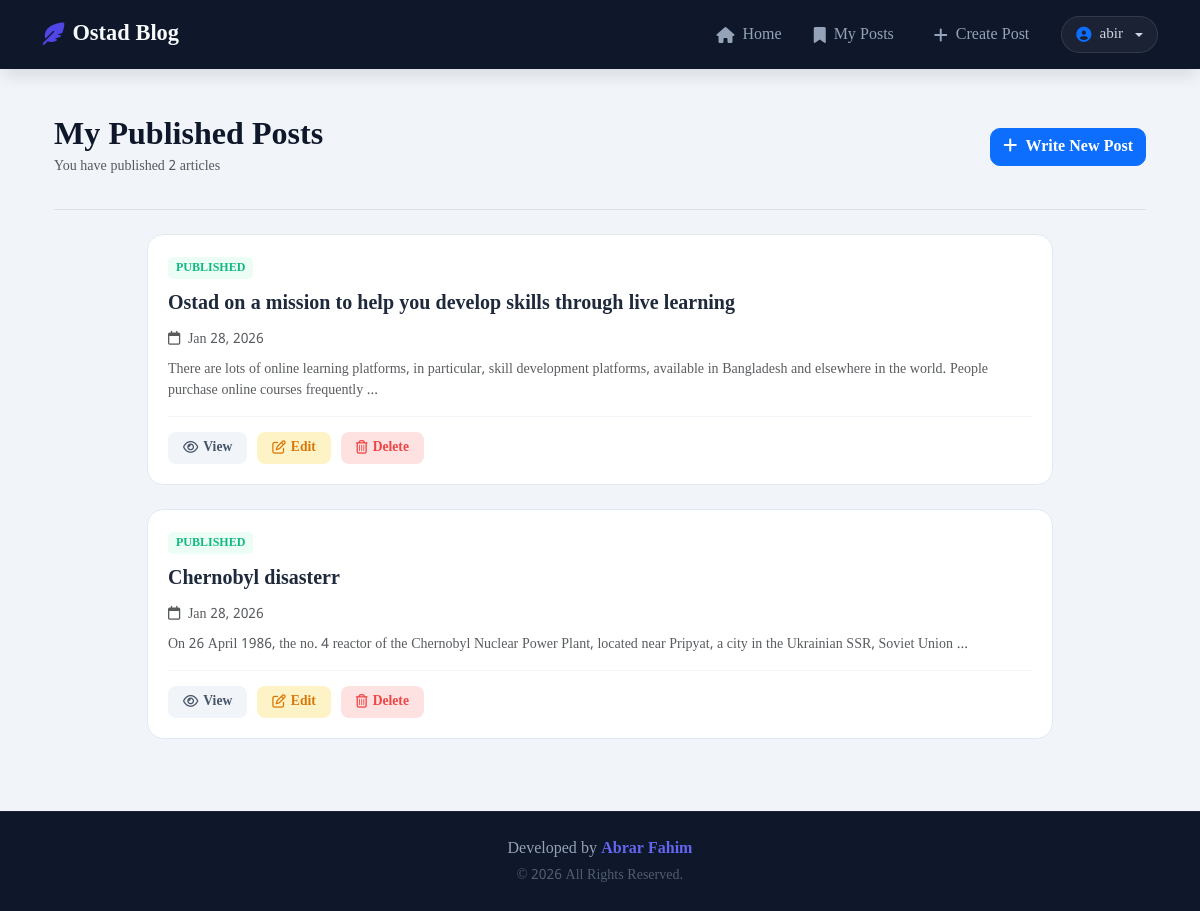
/my-posts/ (signed in), run on the app's committed database.
### posts/models.py (models this page shows, shortened)
class Post(models.Model):
    VISIBILITY_CHOICES = [
        ('private', 'Only Me'),
        ('specific', 'Specific Users'),
        ('public', 'Everyone'),
    ]
    title = models.CharField(max_length=200)
    content = models.TextField()
    author = models.ForeignKey(User, on_delete=models.CASCADE)
    created_at = models.DateTimeField(auto_now_add=True)
    updated_at = models.DateTimeField(auto_now=True)
    visibility = models.CharField(max_length=20, choices=VISIBILITY_CHOICES, default='public')
    allowed_users = models.ManyToManyField(User, related_name='shared_posts', blank=True)

### posts/views.py (the view)
# urls.py: path('my-posts/', views.my_posts, name='my_posts'),
@login_required
def my_posts(request):
    user_posts = Post.objects.filter(author=request.user).order_by('-created_at')
    return render(request, 'posts/my_posts.html', {'posts': user_posts})

### templates/posts/my_posts.html (shortened to what this page needs)
{% extends 'base.html' %}
{% block content %}
<link rel="stylesheet" href="https://cdnjs.cloudflare.com/ajax/libs/animate.css/4.1.1/animate.min.css"/>
<div class="container animate__animated animate__fadeIn">
    <div class="dashboard-header">
        <div>
            <h2 class="dashboard-title">My Published Posts</h2>
            <p class="text-muted small mb-0">You have published {{ posts|length }} articles</p>
        </div>
        <a href="{% url 'post_create' %}" class="btn btn-primary" style="border-radius: 10px; font-weight: 600;">
            <i class="fa-solid fa-plus me-1"></i> Write New Post
        </a>
    </div>
    <hr class="mb-4" style="opacity: 0.1;">
    <div class="row">
        <div class="col-lg-10 mx-auto">
            {% if posts %}
                {% for post in posts %}
                    <div class="manage-post-card animate__animated animate__fadeInUp" style="animation-delay: {{ forloop.counter0|add:1 }}00ms;">
                        <div class="d-flex justify-content-between align-items-start">
                            <div>
                                <span class="post-status">Published</span>
                                <a href="{% url 'post_detail' post.pk %}" class="manage-post-title d-block">
                                    {{ post.title }}
                                </a>
                                <span class="text-muted small">
                                    <i class="fa-regular fa-calendar me-1"></i> {{ post.created_at|date:"M d, Y" }}
                                </span>
                            </div>
                        </div>
                        <p class="text-muted small mt-2 mb-0">
                            {{ post.content|truncatewords:25 }}
                        </p>
                        <div class="action-group">
                            <a href="{% url 'post_detail' post.pk %}" class="btn-action btn-view">
                                <i class="fa-regular fa-eye"></i> View
                            </a>
                            <a href="{% url 'post_edit' post.pk %}" class="btn-action btn-edit">
                                <i class="fa-regular fa-pen-to-square"></i> Edit
                            </a>
                            <button type="button" class="btn-action btn-delete delete-btn" data-id="{{ post.pk }}">
                            <i class="fa-regular fa-trash-can"></i> Delete
                            </button>
                        </div>
                    </div>
                {% endfor %}
            {% endif %}
        </div>
    </div>
</div>
{% endblock %}

### templates/base.html (shortened to what this page needs)
<!doctype html>
<html lang="en">
  <head>
    <link href="https://cdn.jsdelivr.net/npm/bootstrap@5.3.0/dist/css/bootstrap.min.css" rel="stylesheet" />
    <link rel="stylesheet" href="https://cdnjs.cloudflare.com/ajax/libs/font-awesome/6.4.0/css/all.min.css" />
  </head>
  <body>
    <div class="content-wrapper">
      <nav class="navbar navbar-expand-lg navbar-dark sticky-top">
        <div class="container">
          <a class="navbar-brand" href="{% url 'home' %}">
            <i class="fa-solid fa-feather-pointed me-2"></i>Ostad Blog
          </a>
          <div class="collapse navbar-collapse" id="navbarNav">
            <ul class="navbar-nav ms-auto align-items-center">
              <li class="nav-item">
                <a class="nav-link" href="{% url 'home' %}"><i class="fa-solid fa-house"></i> Home</a>
              </li>
              {% if user.is_authenticated %}
                <li class="nav-item">
                  <a class="nav-link" href="{% url 'my_posts' %}"><i class="fa-solid fa-bookmark"></i> My Posts</a>
                </li>
                <li class="nav-item">
                  <a class="nav-link btn-create ms-lg-2" href="{% url 'post_create' %}"><i class="fa-solid fa-plus"></i> Create Post</a>
                </li>
                <li class="nav-item ms-lg-3">
                  <div class="dropdown">
                    <span class="user-info d-flex align-items-center gap-2 dropdown-toggle" data-bs-toggle="dropdown" aria-expanded="false">
                      <i class="fa-solid fa-circle-user text-primary"></i> {{ user.username }}
                    </span>
                  </div>
                </li>
              {% endif %}
            </ul>
          </div>
        </div>
      </nav>
      <main class="container py-5">
        {% block content %} {% endblock %}
      </main>
    </div>
    <footer class="simple-footer">
      <div class="container">
        <div class="mb-1">
          Developed by
          <a href="http://www.abrarfahim.xyz" target="_blank" class="my-portfolio-link">Abrar Fahim</a>
        </div>
        <div class="small opacity-50">
          &copy; <span id="year"></span> All Rights Reserved.
        </div>
      </div>
    </footer>
  </body>
</html>

### templates/base.html (style rules this page uses)
:root { --primary-color: #4f46e5; --primary-hover: #4338ca; --dark-bg: #0f172a; --text-light: #f8fafc; --danger-color: #ef4444; }
html, body { height: 100%; margin: 0; }
body { display: flex; flex-direction: column; min-height: 100vh; font-family: "Noto Sans Bengali", "Times New Roman", "Inter", sans-serif; background-color: #f1f5f9; color: #1e293b; }
.content-wrapper { flex: 1 0 auto; display: flex; flex-direction: column; }
main.container { flex: 1; }
.navbar { background-color: var(--dark-bg) !important; padding: 0.8rem 0; box-shadow: 0 10px 15px -3px rgba(0, 0, 0, 0.1); }
.navbar-brand { font-weight: 700; font-size: 1.4rem; color: var(--text-light) !important; display: flex; align-items: center; }
.navbar-brand i { color: var(--primary-color); }
.nav-link { color: #94a3b8 !important; font-weight: 500; padding: 0.5rem 1rem !important; transition: 0.3s; display: flex; align-items: center; gap: 8px; }
.user-info { color: #cbd5e1; font-size: 0.95rem; background: rgba(255, 255, 255, 0.05); padding: 6px 14px; border-radius: 50px; border: 1px solid rgba(255, 255, 255, 0.1); cursor: pointer; transition: all 0.3s ease; position: relative; }
.simple-footer { flex-shrink: 0; background: var(--dark-bg); padding: 25px 0; border-top: 1px solid rgba(255, 255, 255, 0.05); text-align: center; color: #94a3b8; }
.my-portfolio-link { color: #6366f1; text-decoration: none; font-weight: 700; transition: 0.3s; border-bottom: 2px solid transparent; }

### templates/posts/my_posts.html (style rules this page uses)
.dashboard-header { margin-bottom: 2rem; display: flex; justify-content: space-between; align-items: center; flex-wrap: wrap; gap: 15px; }
.dashboard-title { font-weight: 800; color: #0f172a; margin: 0; }
.manage-post-card { background: white; border: 1px solid #e2e8f0; border-radius: 1rem; padding: 1.25rem; transition: 0.3s; margin-bottom: 1.5rem; display: flex; flex-direction: column; }
.post-status { font-size: 0.75rem; font-weight: 700; text-transform: uppercase; color: #10b981; background: #ecfdf5; padding: 2px 8px; border-radius: 5px; display: inline-block; margin-bottom: 10px; }
.manage-post-title { font-size: 1.25rem; font-weight: 700; color: #1e293b; margin-bottom: 8px; text-decoration: none; }
.action-group { display: flex; gap: 10px; margin-top: 15px; padding-top: 15px; border-top: 1px solid #f1f5f9; }
.btn-action { padding: 6px 15px; border-radius: 8px; font-size: 0.85rem; font-weight: 600; text-decoration: none; display: flex; align-items: center; gap: 5px; transition: 0.3s; }
.btn-view { background: #f1f5f9; color: #475569; }
.btn-edit { background: #fef3c7; color: #d97706; }
.btn-delete { background: #fee2e2; color: #ef4444; border: none; }

### data on the page
Post: title "Ostad on a mission to help you develop skills through live learning", created_at "Jan 28, 2026", content "There are lots of online learning platforms, in particular, skill development platforms, available in Bangladesh and elsewhere in the world. People purchase online courses frequently …"
Post: title "Chernobyl disasterr", created_at "Jan 28, 2026", content "On 26 April 1986, the no. 4 reactor of the Chernobyl Nuclear Power Plant, located near Pripyat, a city in the Ukrainian SSR, Soviet Union …"

### other printed values
{{ user.username }} "abir"
{{ posts|length }} "2"
